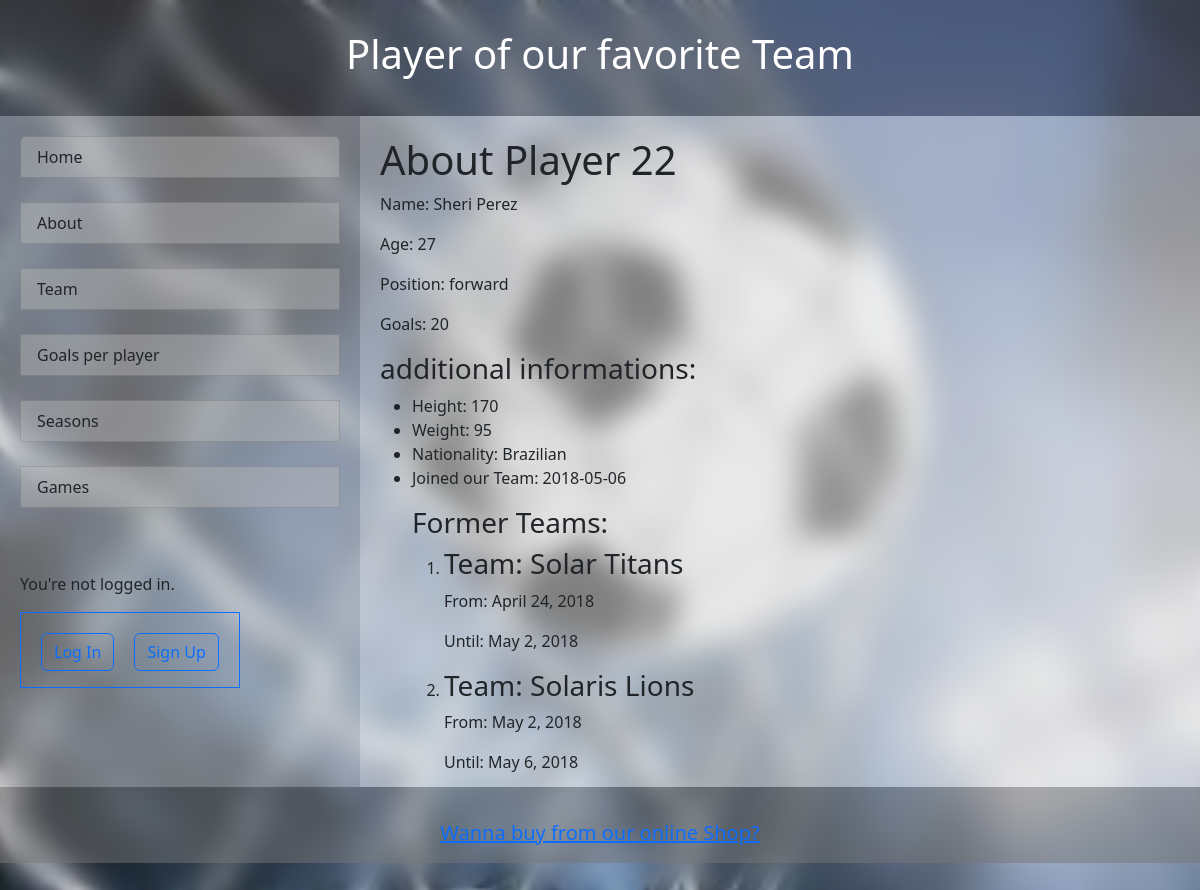
/team/22/, run on the app's committed database.
### team/models.py (models this page shows, shortened)
class Player(models.Model):
    POSITIONS = [
        ("goalkeeper", "Goal Keeper"),
        ("forward", "Forward"),
        ("defense", "Midfielder"),
        ("striker", "Striker"),
        ("substitute", "Substitute")
    ]
    name = models.CharField(max_length=100)
    age = models.PositiveIntegerField()
    position = models.CharField(max_length=100, choices=POSITIONS)
    teams = models.ManyToManyField(Team, through="TeamReg")
    profile = models.OneToOneField(PlayerProfile, on_delete=models.CASCADE, null=True)

class PlayerProfile(models.Model):
    height = models.PositiveIntegerField()
    weight = models.PositiveIntegerField()
    nationality = models.CharField(max_length=100)

class TeamReg(models.Model):
    player = models.ForeignKey(Player, on_delete=models.CASCADE)
    team = models.ForeignKey(Team, on_delete=models.CASCADE)
    from_date = models.DateField()
    to_date = models.DateField()

class Team(models.Model):
    name = models.CharField(max_length=100)
    town = models.CharField(max_length=100)
    color = models.CharField(max_length=100)

### team/views.py (the view)
# urls.py: path("team/<int:player_id>/", PlayerPageView.as_view(), name="player_data"),
class PlayerPageView(TemplateView):
    template_name = "player.html"
    def get_context_data(self, player_id):
        player = Player.objects.get(id=player_id)
        context = {
            "extra_style":"team/style.css",
            "player":player,
            "goals": GoalsScored.objects.filter(player=player).count(),
            "navs": mark_safe(top_links(reverse("player_data", args=[1]), ["team"])),
            "foot": mark_safe(shop_link())
        }
        if player.teams.exists():
            context["teams"] = mark_safe(f"<p>Joined our Team: {player.teamreg_set.last().to_date}</p><h3>Former Teams:</h3>")
        else:
            context["teams"] = "Joined our Team from the very beginning."
        return context

### templates/shared.py (called while the page is built, shortened)
def shop_link():
    url=reverse("eshop_home")
    return f"""</br>
                <h5><a href={url}>Wanna buy from our online Shop?</a></h5>
                """

def top_links(exclude_request, app):
    urls = []
    prefix=""
    if "team" in app:
        if len(app) > 1:
            prefix = "Team: "
        for url in [
            (reverse("home_page"), prefix+"Home"),
            (reverse("about_page"), prefix+"About"),
            (reverse("team_page"), prefix+"Team"),
            (reverse("scores_page"), prefix+"Goals per player"),
            (reverse("seasons_page"), prefix+"Seasons"),
            (reverse("games_page"), prefix+"Games"),
        ]:
            urls.append(url)
    returnded_urls = ""
    for url in [url for url in urls if not url[0] == exclude_request]:
        returnded_urls += f'<a href={url[0]} class="list-group-item  custom-list-item">{url[1]}</a></br>'
    return returnded_urls

### team/templates/player.html
{% extends "basepage.html" %}
{% load static %}
{% block extra_css %}
    <link rel="stylesheet" href="{%static extra_style %}">
{% endblock %}
{% block head %}
Player of our favorite Team
{% endblock head %}
{% block nav %}
{{navs}}
{% endblock nav %}
{% block content %}
<h1>About Player {{player.id}}</h1>
<p>Name: {{player.name}}</p>
<p>Age: {{player.age}}</p>
<p>Position: {{player.position}}</p>
<p>Goals: {{goals}}</p>
<h3>additional informations:</h3>
<ul>
    <li>Height: {{player.profile.height}}</li>
    <li>Weight: {{player.profile.weight}}</li>
    <li>Nationality: {{player.profile.nationality}}</li>
    <li>{{teams}}</li>
    <ol>
        {% for team_reg in player.teamreg_set.all %}
        <li>
            <h3>Team: {{team_reg.team.name}}</h3>
            <p>From: {{team_reg.from_date}}</p>
            <p>Until: {{team_reg.to_date}}</p>
        </li>
        {% endfor %}
    </ol>
</ul>
{% endblock content %}
{% block foot %}
{{foot}}
{% endblock foot %}

### static/style.css (style rules this page uses)
* { box-sizing: border-box; }
html, body { height: 100%; margin: 0; }
body { display: flex; flex-direction: column; }

### static/team/style.css (style rules this page uses)
body { background-image: url("bg.jpeg"); background-size: cover; background-attachment: fixed; background-position: center; background-repeat: no-repeat; }

### templates/basepage.html (style rules this page uses)
.custom-list-item { background-color: rgba(187, 187, 187, 0.425); }

### data on the page
Player: id "22", name "Sheri Perez", age "27", position "forward", profile.height "170", profile.weight "95", profile.nationality "Brazilian"
TeamReg: team.name "Solar Titans", from_date "April 24, 2018", to_date "May 2, 2018"
TeamReg: team.name "Solaris Lions", from_date "May 2, 2018", to_date "May 6, 2018"

### other printed values
{{ navs }} "Home About Team Goals per player Seasons Games"
{{ goals }} "20"
{{ teams }} "Joined our Team: 2018-05-06 Former Teams:"
{{ foot }} "Wanna buy from our online Shop?"
